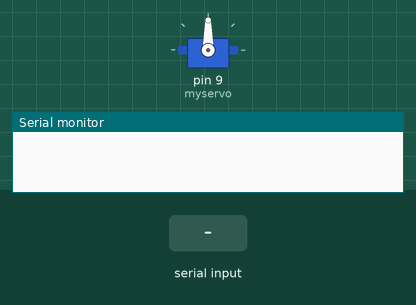
This sketch was run on a simulated Arduino Uno, built with avr-gcc and run on an emulated ATmega328P. Shown: servo, the last lines printed to the serial monitor. The inputs (shaded band) are chosen by the test bench.

Above: at 1.2 s.
1.3 s: "30,150\n" received over Serial
At 1.6 s:
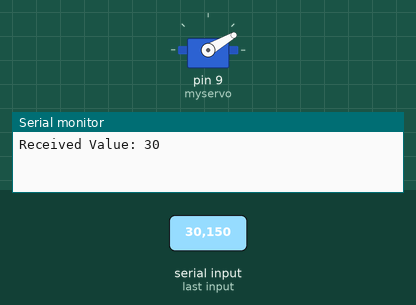
2.8 s: "5\n" received over Serial
At 3.8 s:
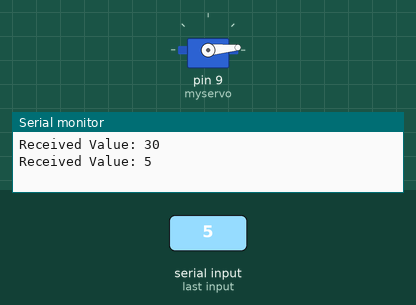
4.3 s: "200\n" received over Serial
At 5.0 s:
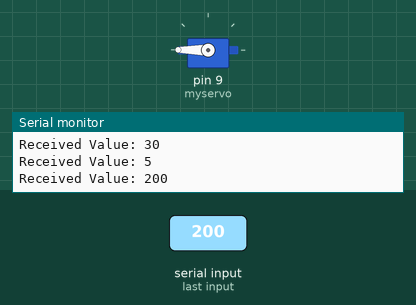
5.8 s: "90,45\n" received over Serial
At 6.2 s:
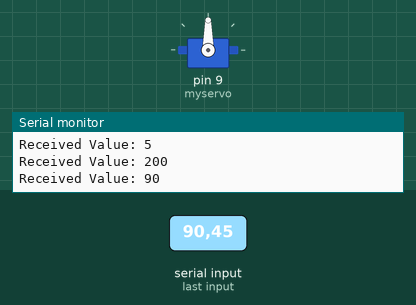
Timing chart, 0 to 8.3 s (numbered marks = the images above; inputs shaded):
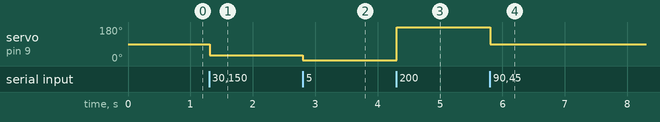

The sketch:

test1.ino
```cpp
#include <Servo.h>

Servo myservo;
const int maxSize = 5;  // Adjust the size based on your requirements
int receivedList[maxSize];
int index = 0;
void setup() {
  Serial.begin(9600);
  myservo.attach(9);
}
void loop() {
  if (Serial.available() > 0) {
    // Read the incoming data until a newline character is received
    String data = Serial.readStringUntil('\n');
    // Process the data
    processReceivedData(data);
  }
}
void processReceivedData(String data) {
  // Parse the received data and save it into the array
  int value;
  char delimiter = ',';
  int startIndex = 0;
  int endIndex = data.indexOf(delimiter);
  while (endIndex != -1) {
    // Extract the substring between startIndex and endIndex
    String valueStr = data.substring(startIndex, endIndex);
    // Convert the substring to an integer
    value = valueStr.toInt();
    // Save the value into the array
    receivedList[index] = value;
    // Move to the next index
    index++;
    // Find the next delimiter in the string
    startIndex = endIndex + 1;
    endIndex = data.indexOf(delimiter, startIndex);
  }
  // Check if there is a value after the last delimiter
  if (startIndex < data.length()) {
    String lastValueStr = data.substring(startIndex);
    value = lastValueStr.toInt();
    receivedList[index] = value;
    index++;
  }
  // You can now use the receivedList array as needed
  // For example, print the received values to the Serial Monitor

    Serial.print("Received Value: ");
    Serial.println(receivedList[0]);
    myservo.write(receivedList[0]);                  // sets the servo position according to the scaled value
  delay(15);

  // Reset the index for the next iteration
  index = 0;
}
```

Measured:
- after the input at 1.3 s, servo on pin 9 (myservo): 90° → 30° at once
- after the input at 2.8 s, servo on pin 9 (myservo): 30° → 5° at once
- after the input at 4.3 s, servo on pin 9 (myservo): 5° → 180° at once
- after the input at 5.8 s, servo on pin 9 (myservo): 180° → 90° at once
